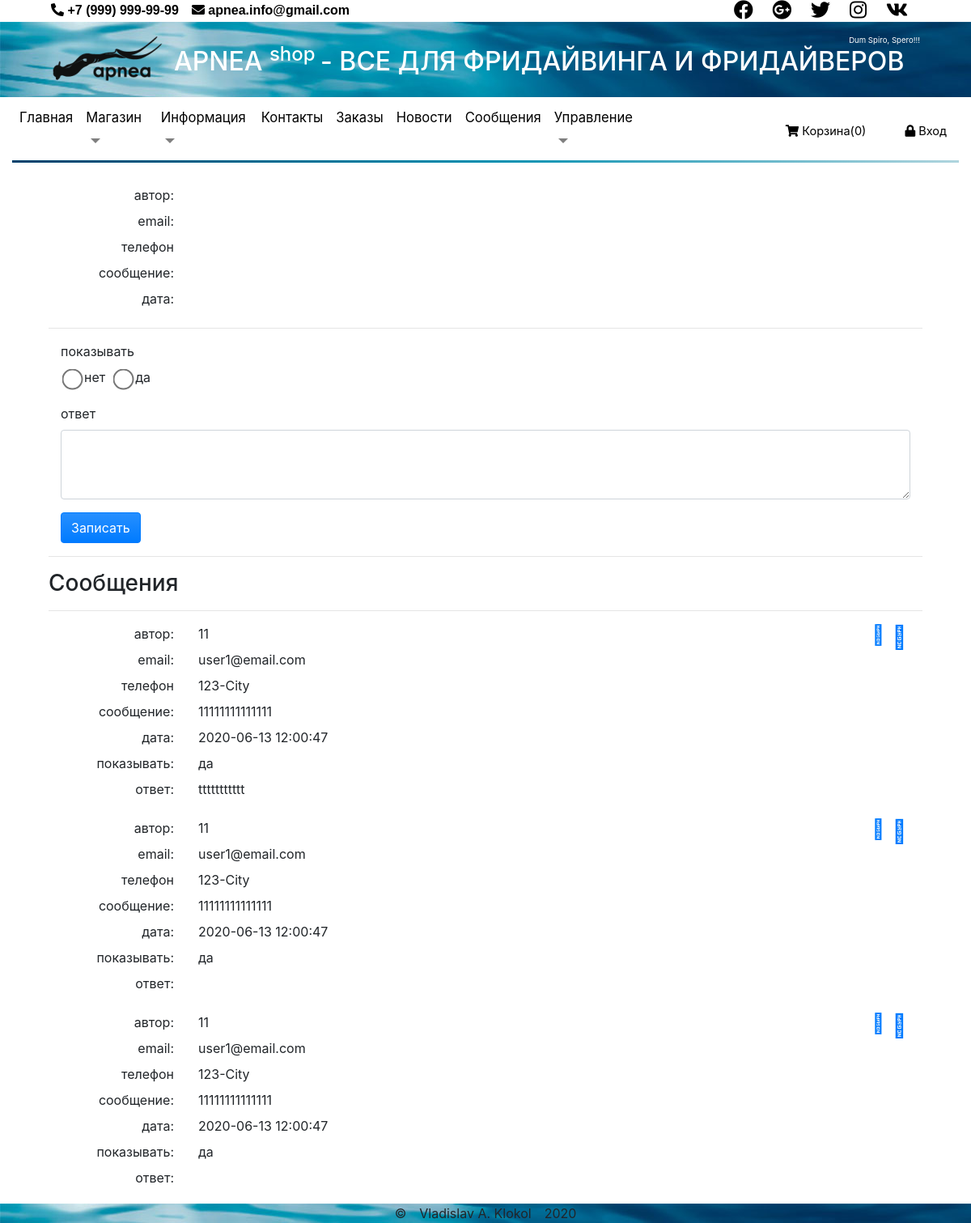
Page /views/admin/messages.php on the committed database.
### tables this page shows
CREATE TABLE `message` (
  `id` int(6) NOT NULL,
  `visitor` varchar(1024) NOT NULL,
  `email` varchar(1024) NOT NULL,
  `phone` varchar(30) DEFAULT NULL,
  `message` text NOT NULL,
  `date` datetime NOT NULL DEFAULT CURRENT_TIMESTAMP,
  `dispatched` tinyint(1) NOT NULL DEFAULT '0',
  `response` text
);

### module/pdo_query.php (called while the page is built, shortened)
<?php
function getTable(object $pdo, string $table, string $where = "1", $sort = "", $limit = ""): array
{
    $sql = "SELECT * FROM `$table`
    WHERE " . ($where == "" ? 1 : "$where")
        . ($sort == "" ? "" : " ORDER BY $sort")
        . ($limit == "" ? "" : " LIMIT $limit");
    $stmt = $pdo->prepare($sql);
    $stmt->execute();
    return $stmt->fetchAll();
}

### views/admin/messages.php (the view, shortened to what this page needs)
<?php
require $_SERVER['DOCUMENT_ROOT'] . '/views/layouts/index.php';
$dispatched = '';
$response = '';
$operation = 'Записать';
$messages = getTable($pdo, "message", "", "`date` DESC");
require  $_SERVER['DOCUMENT_ROOT'] . '/views/layouts/header.php';
?>
<div class="row mt-3">
    <div class="col-2">
        <div class="mb-2 text-right">автор: </div>
        <div class="mb-2 text-right">email: </div>
        <div class="mb-2 text-right">телефон</div>
        <div class="mb-2 text-right">сообщение: </div>
        <div class="mb-2 text-right">дата: </div>
    </div>
    <div class="col-9">
    </div>
</div>
<hr>
<form method="POST" class="enter-form  col">
    <div class="form-group">
        <label class="enter-label">показывать </label>
        <div class="d-flex justify-content-start">
            <input type="radio" name="dispatched" value=0 class="mess-radio m-2" <?= $dispatched == 0 ? 'checked' : '' ?>><span class="mr-2">нет</span>
            <input type="radio" name="dispatched" value=1 class="mess-radio m-2 " <?= $dispatched == 1 ? 'checked' : '' ?>><span>да</span>
        </div>
    </div>
    <div class="form-group">
        <label class="enter-label" for="response-id">ответ</label>
        <textarea rows="3" name="response" id="response-id" class="enter-field form-control"><?= $response ?></textarea>
    </div>
    <input type="submit" value="<?= $operation ?>" name="updMessage" class="enter-button btn btn-primary" />
</form>
<hr>
<h3>Сообщения</h3>
<hr>
<?php
foreach ($messages as $message) { ?>
    <div class="row mt-3 border-bottom border-info">
        <div class="col-2">
            <div class="mb-2 text-right">автор: </div>
            <div class="mb-2 text-right">email: </div>
            <div class="mb-2 text-right">телефон</div>
            <div class="mb-2 text-right">сообщение: </div>
            <div class="mb-2 text-right">дата: </div>
            <div class="mb-2 text-right">показывать: </div>
            <div class="mb-2 text-right">ответ: </div>
        </div>
        <div class="col-9">
            <div class="mb-2"><?= $message['visitor'] ?></div>
            <div class="mb-2"><?= $message['email'] ?></div>
            <div class="mb-2"><?= $message['phone']  ?></div>
            <div class="mb-2"><?= $message['message']  ?></div>
            <div class="mb-2"><?= $message['date']  ?></div>
            <div class="mb-2"><?= $message['dispatched'] ? 'да' : 'нет'  ?></div>
            <div class="mb-2"><?= $message['response']  ?></div>
        </div>
        <div class="col d-flex">
            <a href="/views/admin/messages.php ? edit=<?= $message['id'] ?>"><i class="fas fa-edit h4"></i></a>
            <a href="/views/admin/messages.php ? del=<?= $message['id'] ?>"><i class="far fa-minus-square h3"></i></a>
        </div>
    </div>
<?php } ?>
<?php require $_SERVER['DOCUMENT_ROOT'] . '/views/layouts/footer.php';

### css/style.css (style rules this page uses)
.mess-radio { transform: scale(2,2); }

### rows in the picture
message: visitor "11", email "user1@email.com", phone "123-City", message "11111111111111", date "2020-06-13 12:00:47", dispatched "да", response "ttttttttttt"
message: visitor "11", email "user1@email.com", phone "123-City", message "11111111111111", date "2020-06-13 12:00:47", dispatched "да"
message: visitor "11", email "user1@email.com", phone "123-City", message "11111111111111", date "2020-06-13 12:00:47", dispatched "да"

### other values in the picture
$inBasket "0"
